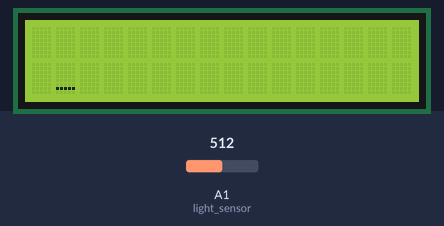
This sketch was run on a simulated Arduino Uno, built with avr-gcc and run on an emulated ATmega328P. Shown: 16×2 character LCD. Inputs (shaded band) come from the test bench; at power-on: A1 (light_sensor) = 512. Random numbers use the default seed unless the sketch sets one; what the sketch prints to the serial monitor is not drawn.

Above: at 0.8 s.
0.9 s: A1 (light_sensor) set to 208
3.6 s: A1 (light_sensor) set to 192
At 4.8 s:
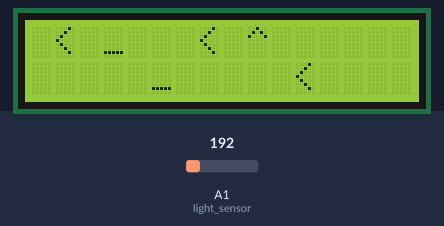
6.0 s: A1 (light_sensor) set to 210
At 7.32 s:
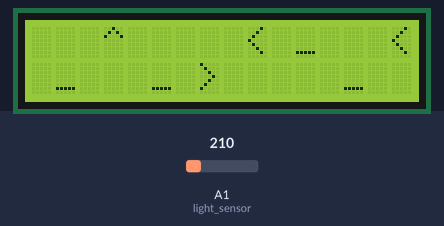
8.6 s: A1 (light_sensor) set to 190
At 9.25 s:
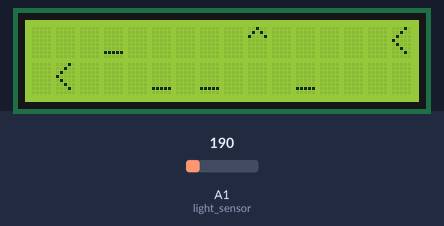
11.2 s: A1 (light_sensor) set to 306
At 11.52 s:
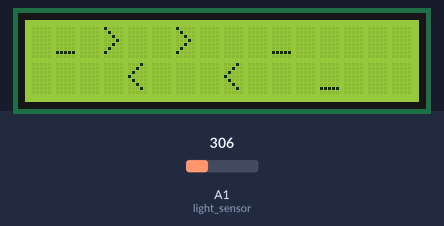
13.8 s: A1 (light_sensor) set to 122
At 14.04 s:
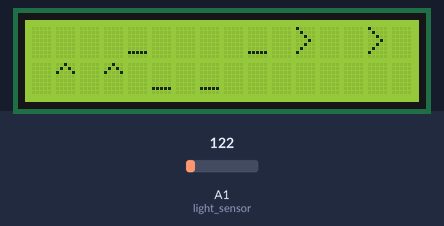

The sketch:

game1_fast_slave.ino
```cpp
/*EE299 Project 4
 *
 * A game that plays with RGB LED.
 * Try to make it correct with senior monitor
 */
#include<MsTimer2.h>
#include<String.h>
#include<LiquidCrystal.h>
#include<time.h>
#include<Wire.h>
//note define
#define xi0  31
#define do1  33
#define doS1 35
#define rui1  37
#define ruiS1 39
#define mi1  41
#define fa1  44
#define faS1 46
#define so1  49
#define soS1 52
#define la1  55
#define laS1 58
#define xi1  62
#define do2  65
#define doS2 69
#define rui2  73
#define ruiS2 78
#define mi2  82
#define fa2  87
#define faS2 93
#define so2  98
#define soS2 104
#define la2  110
#define laS2 117
#define xi2  123
#define do3  131
#define doS3 139
#define rui3  147
#define ruiS3 156
#define mi3  165
#define fa3  175
#define faS3 185
#define so3  196
#define soS3 208
#define la3  220
#define laS3 233
#define xi3  247
#define do4  262
#define doS4 277
#define rui4  294
#define ruiS4 311
#define mi4  330
#define fa4  349
#define faS4 370
#define so4  392
#define soS4 415
#define la4  440
#define laS4 466
#define xi4  494
#define do5  523
#define doS5 554
#define rui5  587
#define ruiS5 622
#define mi5  659
#define fa5  698
#define faS5 740
#define so5  784
#define soS5 831
#define la5  880
#define laS5 932
#define xi5  988
#define do6  1047
#define doS6 1109
#define rui6  1175
#define ruiS6 1245
#define mi6  1319
#define fa6  1397
#define faS6 1480
#define so6  1568
#define soS6 1661
#define la6  1760
#define laS6 1865
#define xi6  1976
#define do7  2093
#define doS7 2217
#define rui7  2349
#define ruiS7 2489
#define mi7  2637
#define fa7  2794
#define faS7 2960
#define so7  3136
#define soS7 3322
#define la7  3520
#define laS7 3729
#define xi7  3951
#define do8  4186
#define doS8 4435
#define rui8  4699
#define ruiS8 4978


//arrow define
#define NOINPUT -1
#define UP 94 //^
#define DOWN 95 //_
#define RIGHT 62 // >
#define LEFT 60 // <

#define MAX_LEN 16
//Serial string
char note_1  = 0;
char note_2 = 0;

//LCD string 1、2
char Row1[MAX_LEN];
char Row2[MAX_LEN];

//Liquid Crystal define
LiquidCrystal lcd(2,3,4,5,6,7,8);
LiquidCrystal scoreBoard(9,10,11,12,13,14,15);

//timers period is 10ms
const int timer2_period = 10;
//ISP for timer2 interrupt
void T_Handler();


//button pin define
const int button_up = 9;
const int button_down = 10;
const int button_left = 11;
const int button_right = 12;
const int light_sensor = A1;

const int sensor_thres = 200;
int sensor_value = 0;
//software counter
//lcd flash rate
int flash_timer_max = 10;
int flash_timer = 0;
int flash_flag = 0;
//counter 1 time = soft_time_x *10 ms
int soft_timer1_max =30;
int soft_timer1 = 0;
int Soft_flag_1 = 0;

//time for generate a new note
int generate_timer_max = 60;
int generate_timer = 0;
int generate_flag = 0;


//FSM
enum state{MENU,GAME,WIN,LOSE};
state st,pre_st,next_st;

//play_flag
int play_flag =0;

//perfect,good,bad number
int perfect_num  = 0;
int good_num = 0;
int bad_num = 0;

// key variables
int key_state_up,key_state_down,key_state_left,key_state_right = 0;
int key_flag_up,key_flag_down,key_flag_left,key_flag_right = 0;
int key_timer_up,key_timer_down,key_timer_left,key_timer_right = 0;

const int period = 2;

void move_right(char *row,int size);

void one_generate();
void flow_generate();

char beat_one(char *row,int size);

void lcd_flash();

//debounce function
void debounce(int button_up,int &key_state,int &key_flag,int &key_timer);

void setup() {
  //setup
  randomSeed(time(NULL));
  lcd.begin(16,2);
  MsTimer2::set(timer2_period,T_Handler);
  MsTimer2::start();

  pinMode(button_up,INPUT);
  pinMode(button_down,INPUT);
  pinMode(button_left,INPUT);
  pinMode(button_right,INPUT);
  pinMode(light_sensor,INPUT);

  Serial.begin(9600);

  //initialize the row
  for(int i =0;i<16;i++)
  {
    Row1[i]=' ';
    Row2[i]=' ';
  }


  while(1)
  {


    //lcd flash
    if(flash_flag)
    {
      flash_flag = 0;
      lcd_flash();
    }
    //Scroll right
    if(Soft_flag_1)
    {
      //scrollright
      move_right(Row1,16);
      move_right(Row2,16);
      //reset timer
      Soft_flag_1 = 0;
    }

    //generate a note
    if(generate_flag)
    {
        one_generate();
        generate_flag = 0;
    }


  if(key_flag_up)
  {
    key_flag_up = 0;
    play_flag = 1;
  }

   if(play_flag)
  {
    play_flag = 0;
    note_1 = beat_one(Row1,16);
    Serial.write(note_1);

  }

  if(sensor_value<sensor_thres)
  {
    note_2 = beat_one(Row2,16);
    Serial.write(note_2);
  }
}
}

void loop()
{

}
void T_Handler()
{
    //soft timer counting
    if(soft_timer1++>soft_timer1_max)
    {
      Soft_flag_1 = 1;
      soft_timer1=0;
    }

    if (generate_timer++> generate_timer_max)
    {
      generate_flag = 1;
      generate_timer = 0;
    }
    if(flash_timer++> flash_timer_max)
    {
      flash_timer = 0;
      flash_flag = 1;
    }
    sensor_value = analogRead(light_sensor);
    debounce(button_up, key_state_up, key_flag_up, key_timer_up);
    /*
    debounce(button_down,key_state_down,key_flag_down,key_timer_down);
    debounce(button_left,key_state_left,key_flag_left,key_timer_left);
    debounce(button_right,key_state_right,key_flag_right,key_timer_right);
    */

}


void move_right(char *row,int size)
{
  for(int i =size-1;i>=0;i--)
  {
    row[i+1] = row[i];
  }
  row[0]=' ';

}

void one_generate()
{
  int x1 = random(0,2);
  if(x1==0)
  {
    int x2 = random(0,4);
    if(x2==0)
    {
      Row1[0]=UP;
    }
    else if (x2==1)
    {
      Row1[0]=DOWN;
    }
    else if(x2==2)
    {
      Row1[0]=LEFT;
    }
    else if(x2==3)
    {
      Row1[0]=RIGHT;
    }
  }
  else
  {
    int x2 = random(0,4);
    if(x2==0)
    {
      Row2[0]=UP;
    }
    else if (x2==1)
    {
      Row2[0]=DOWN;
    }
    else if(x2==2)
    {
      Row2[0]=LEFT;
    }
    else if(x2==3)
    {
      Row2[0]=RIGHT;
    }
  }
}

void flow_generate()
{
  int x1 = random(0,2);
  int x2 = random(0,4);
  int x3 = random(2,10);
  if (x1 == 0)
  {
    if (x2 == 0)
    {
      Row1[0] = UP;
    }
    else if (x2 == 1)
    {
      Row1[0] = DOWN;
    }
    else if (x2 == 2)
    {
      Row1[0] = LEFT;
    }
    else if (x2 == 3)
    {
      Row1[0] = RIGHT;
    }
    for (int i = 1; i < x3; i++)
    {
      Row1[i] = Row1[0];
    }
    for(int i = 1;i<x3;i++)
    {
      Row1[i] = Row1[0];
    }
  }
  else
  {
    if (x2 == 0)
    {
      Row2[0] = UP;
    }
    else if (x2 == 1)
    {
      Row2[0] = DOWN;
    }
    else if (x2 == 2)
    {
      Row2[0] = LEFT;
    }
    else if (x2 == 3)
    {
      Row2[0] = RIGHT;
    }
    for(int i = 1;i<x3;i++)
    {
      Row2[i]=Row2[0];
    }
  }

}

char beat_one(char*row,int size)
{
  char result;

  // search for a note in the last four places
  // good place:last 4
  // perfect place:last 2
  for (int i = 1; i<=4;i++)
  {
    if(row[size-i]!=' ')
    {
      result = row[size-i];
      row[size-i]=' ';
      return result;
    }

  }
}

void debounce(int button_up,int &key_state,int &key_flag,int &key_timer)
{
  //key management
  //frequency + duration =0 -> end of the music
  switch(key_state)
  {
    case 0:
        if(digitalRead(button_up))
          {
             key_state= 1;
            key_flag = 1;
            key_timer = 0;
          }
          break;
    case 1:
      if(digitalRead(button_up)==LOW)
      {
         key_state=0;
      }
        else
      {
        // long enough!Let's send a flag and get into state2
        if(++key_timer>period)
        { key_timer = 0;
          key_state = 2;
          key_flag = 1;
        }
        }
        break;
     case 2:
        if(digitalRead(button_up) == LOW)
        {
            key_state = 0;
            key_timer = 0;
        }
        else
        {
            if(++key_timer > period)
            // long enough! Let's send our masseage
            {
              key_timer = 0;
              key_flag = 1;
            }
         }
        break;
     //never forget default case
     default:key_state = 0;break;
  }
}


void lcd_flash()
{
  lcd.setCursor(0, 0);
  lcd.print(Row1);
  lcd.setCursor(0, 1);
  lcd.print(Row2);
}
```

Measured:
- the behaviour switches between 200 and 199 on A1 (light_sensor) (found by bisection; images 0 and 1)
